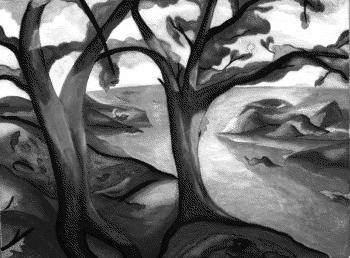
%> input picture ML_Coursera/Matlab_Es4/trees_gray.bmp, 350 x 258 px
$ octave Exercises4.m   (GNU Octave 9; MATLAB toolbox functions it lacks are replaced by stand-ins)
%> lines starting %> are read from the running program, lines starting %| are printed output that depends on the picture; in (x1, y1, x2, y2) boxes, pixels count from 0 and x2, y2 are one past the last pixel; in counts of white or black regions, pixels touching at a corner belong together; the program's own positions count from 1
%% ADVANCED TOPICS ON VIDEO PROCESSING 2ND MODULE %%%%%%%%%%%%%
%%%%%%%%%%%%%%%%%%%%%%%%%%%%%%%%%%%%%%%%%%%%%%%%%%%%%%%%%%%%%%%
%                   EXERCISES                                 %
%%%%%%%%%%%%%%%%%%%%%%%%%%%%%%%%%%%%%%%%%%%%%%%%%%%%%%%%%%%%%%%
%                  Exercises 4                                %
%%%%%%%%%%%%%%%%%%%%%%%%%%%%%%%%%%%%%%%%%%%%%%%%%%%%%%%%%%%%%%%
% Massimiliano Pierobon                                       %
%                                                             %
% Ph.D. student                                               %
% Politecnico di Milano                                       %
% DEI - Dipartimento di Elettronica e Informazione            %
% ISPG Lab V.le Rimembranze di Lambrate 14,                   %
% 20133 Milano (ITALY)                                        %
% Tel: +39 02 2399 9640                                       %
% Fax: +39 02 2399 9611                                       %
% e-mail: pierobon@elet.polimi.it                             %
%%%%%%%%%%%%%%%%%%%%%%%%%%%%%%%%%%%%%%%%%%%%%%%%%%%%%%%%%%%%%%%
% Modified by Daniela Donno for year 2008/09                  %
%%%%%%%%%%%%%%%%%%%%%%%%%%%%%%%%%%%%%%%%%%%%%%%%%%%%%%%%%%%%%%%
% modified by Emanuele Plebani for year 2011-2012             %
% e-mail: eplebani@elet.polimi.it                             %
%%%%%%%%%%%%%%%%%%%%%%%%%%%%%%%%%%%%%%%%%%%%%%%%%%%%%%%%%%%%%%%


%% Spatial filtering (Laplacian) to emphasize/extract contours
clc;
clear all;
close all;

A = imread('trees_gray.bmp'); % eg. Laplacian gives more thin edges
%> A is the input picture: size 258x350 uint8; min 0, max 255, mean 107.2
% A = imread('Lena_grayscale.bmp'); % eg. Laplacian emphasize noise
figure
imshow(A); title('Original image');
figure
surf(double(A)); colormap gray; shading interp;
title('Original image in 3D (luminance on z axis)');
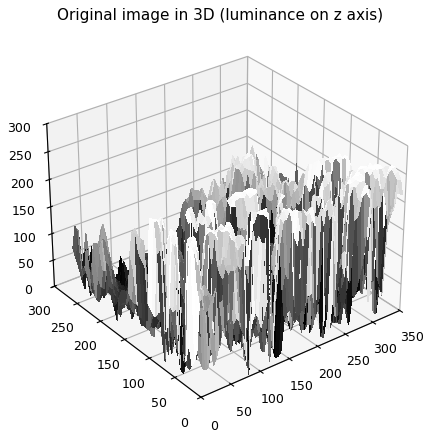
%> figure redrawn from the program's plot data

% Laplacian operator
% sum of h is zero , central pixel the importance
h = [1 1 1;
    1 -8 1;
    1 1 1];

% In A_h negative values are clipped to 0... only positive allowed!
%since we deal with positive values we see the imgae to be dark close to
%zero pixels
A_h = imfilter(A, h, 'symmetric', 'conv', 'same');
figure
imshow(A_h); title('Isotropic Laplacian (along 45 deg) - only values > 0');
figure
imshow(A-A_h);
title('Image with emphasized contours using only positive values');

% Laplacian operator that incorporate the difference with the image
% now both positive and negative values are considered
% (double contour problem)
% sum is 1
h = [-1 -1 -1;
    -1 9 -1;
    -1 -1 -1];
A_h = imfilter(A, h, 'symmetric', 'conv', 'same');
figure
imshow(A_h); title('Immagine with emphasized contours');

f_gaussian = fspecial('gaussian',5,1.5);%when used on high standard deviation gaussian equlas average


%% Contour extraction by spatial filtering (Gradient)
clc;
clear all;
close all;

A = imread('trees_gray.bmp');
% A = imread('Lena_grayscale.bmp');
figure
imshow(A); title('Original image');
figure
surf(double(A)); colormap gray; shading interp;
title('Original image in 3D (luminance on z axis)');

B = zeros(100,100); %black image 100 x 100
for i = 1: size(B)
    B(i,i:end) = 1;
end
B(1:20,:) = 0;
B(90:100,:) = 0;
figure()
imshow(B)

%% Roberts
h_x = [0 0 -1;
       0 1 0;
       0 0 0];

h_y = [-1 0 0;
       0 1 0;
       0 0 0];
A_h_x = imfilter(A, h_x, 'symmetric', 'conv', 'same');
A_h_y = imfilter(A, h_y, 'symmetric', 'conv', 'same');
A_h = abs(A_h_x) + abs(A_h_y);
A_h_thr = im2bw(A_h, 0.3);
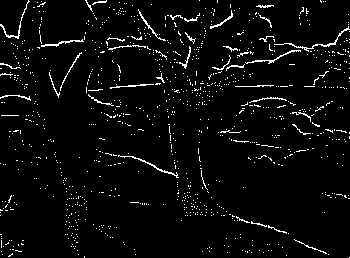
%> A_h_thr: size 258x350 logical; 4% white in thin lines or dots

figure
imshow(A_h_x); title('Roberts h_x');% higlihts variation in X direction
figure
imshow(A_h_y); title('Roberts h_y');% higlihts variation in Y direction
% [4 lines of commented-out code are left out]
figure
imshow(A_h); title('Roberts');
figure
imshow(A_h_thr); title('Roberts thr 0.3');

figure()
plot(A_h(10,:));%10nt row of original image
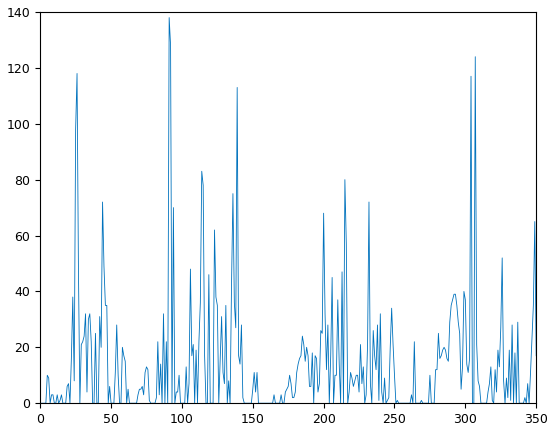
%> figure redrawn from the program's plot data; curve peaks at x = 91, y = 138

A_h_x = imfilter(B, h_x, 'symmetric', 'conv', 'same');
A_h_y = imfilter(B, h_y, 'symmetric', 'conv', 'same');
figure
imshow(A_h_x); title('Roberts h_x');% higlihts variation in X direction
figure
imshow(A_h_y); title('Roberts h_y');% higlihts variation in Y direction

%% Prewitt
close all
%East ,West , North, South
h_E = [-1 0 1;
       -1 0 1;
       -1 0 1];

h_NE = [0 1 1;
       -1 0 1;
       -1 -1 0];

h_N = [1 1 1;
       0 0 0;
       -1 -1 -1];

h_NW = [1 1 0;
        1 0 -1;
       0 -1 -1];

h_W = [1 0 -1;
       1 0 -1;
       1 0 -1];

h_SW = [0 -1 -1;
        1 0 -1;
        1 1 0];

h_S = [-1 -1 -1;
        0 0 0;
        1 1 1];

h_SE = [-1 -1 0;
       -1 0 1;
        0 1 1];
A_h_E = imfilter(A, h_E, 'symmetric', 'conv', 'same');
A_h_NE = imfilter(A, h_NE, 'symmetric', 'conv', 'same');
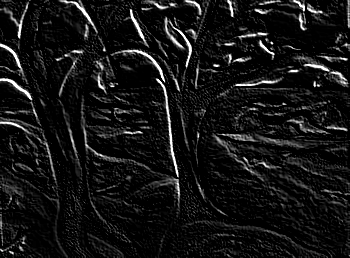
%> A_h_NE: size 258x350 uint8; min 0, max 255, mean 20.6
A_h_N = imfilter(A, h_N, 'symmetric', 'conv', 'same');
A_h_NW = imfilter(A, h_NW, 'symmetric', 'conv', 'same');
A_h_W = imfilter(A, h_W, 'symmetric', 'conv', 'same');
A_h_SW = imfilter(A, h_SW, 'symmetric', 'conv', 'same');
A_h_S = imfilter(A, h_S, 'symmetric', 'conv', 'same');
A_h_SE = imfilter(A, h_SE, 'symmetric', 'conv', 'same');
A_h = max(A_h_E,A_h_NE);
A_h = max(A_h,A_h_N);
A_h = max(A_h,A_h_NW);
A_h = max(A_h,A_h_W);
A_h = max(A_h,A_h_SW);
A_h = max(A_h,A_h_S);
A_h = max(A_h,A_h_SE);
A_h_thr = im2bw(A_h, 0.3);
%> A_h_thr: size 258x350 logical; 25.4% white; 794 white regions (753 under 20 px), largest, box (x1, y1, x2, y2) and area: (67, 0, 210, 212) 6051, (186, 0, 350, 258) 5431, (213, 96, 350, 176) 2712

figure
imshow(A_h_E); title('Prewitt E');
figure
imshow(A_h_NE); title('Prewitt NE');
figure
imshow(A_h_N); title('Prewitt N');
figure
imshow(A_h_NW); title('Prewitt NW');
figure
imshow(A_h_W); title('Prewitt W');
figure
imshow(A_h_SW); title('Prewitt SW');
figure
imshow(A_h_S); title('Prewitt S');
figure
imshow(A_h_SE); title('Prewitt SE');
figure
pause

imshow(A_h); title('Prewitt');
figure
imshow(A_h_thr); title('Prewitt thr 0.3');


%% Sobel
close all

h_r = [1 0 -1;
       2 0 -2;
       1 0 -1];

h_c = [-1 -2 -1;
       0 0 0;
       1 2 1];

A_h_r = imfilter(A, h_r, 'symmetric', 'conv', 'same');
A_h_c = imfilter(A, h_c, 'symmetric', 'conv', 'same');
A_h = sqrt(double(A_h_r).^2 + double(A_h_c).^2);
%> A_h: size 258x350 double
%rescale
A_h_resc = (A_h - min(min(A_h))) / (max(max(A_h)) - min(min(A_h))) * 255;
A_h_resc_thr = im2bw(uint8(A_h_resc), 0.3);
%> A_h_resc_thr: size 258x350 logical; 13.8% white in thin lines or dots
figure
imshow(A_h_r); title('Sobel row');
figure
imshow(A_h_c); title('Sobel column');
figure
imshow(uint8(A_h_resc)); title('Sobel');
figure
imshow(A_h_resc_thr); title('Sobel thr 0.3');

%% Frei-Chen
close all
h_r = [1 0 -1;
       sqrt(2) 0 -sqrt(2);
       1 0 -1];

h_c = [-1 -sqrt(2) -1;
       0 0 0;
       1 sqrt(2) 1];

A_h_r = imfilter(A, h_r, 'symmetric', 'conv', 'same');
A_h_c = imfilter(A, h_c, 'symmetric', 'conv', 'same');

A_h = sqrt(double(A_h_r).^2 + double(A_h_c).^2);
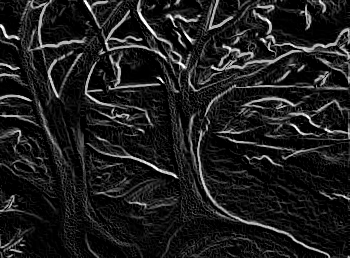
%> A_h: size 258x350 double; min 0, max 360.6, mean 42.3; drawn with min black and max white
A_h_resc = (A_h - min(min(A_h))) / (max(max(A_h)) - min(min(A_h))) * 255;
A_h_resc_thr = im2bw(uint8(A_h_resc), 0.3);
%> A_h_resc_thr: size 258x350 logical; 11.1% white in thin lines or dots
figure
imshow(A_h_r); title('Frei-Chen row');
figure
imshow(A_h_c); title('Frei-Chen column');
figure
imshow(uint8(A_h_resc)); title('Frei-Chen');
figure
imshow(A_h_resc_thr); title('Frei-Chen thr 0.3');


%% Contour extraction by spatial filtering (Gradient) - Matlab filters

clc;
clear all;
close all;

A = imread('trees_gray.bmp');
figure
imshow(A);

% Default filters in Matlab...

h = fspecial('prewitt');
% h = fspecial('sobel');

% using symmetric the image is extended with mirrored values
% to avoid contour detection on the border
A_h_H = imfilter(A, h, 'symmetric', 'conv', 'same');
figure
imshow(A_h_H); title('Filtered image using horizontal Prewitt kernel');
A_h_H_thr = im2bw(A_h_H, 0.3);
%> A_h_H_thr: size 258x350 logical; 8.1% white in thin lines or dots
figure
imshow(A_h_H_thr);
title('Filtered image using horizontal Prewitt kernel with thr 0.3');
pause

A_h_V = imfilter(A, h', 'symmetric', 'conv', 'same');
figure
imshow(A_h_V); title('Filtered image using vertical Prewitt kernel');
A_h_V_thr = im2bw(A_h_V, 0.3);
%> A_h_V_thr: size 258x350 logical; 6.6% white in thin lines or dots
figure
imshow(A_h_V_thr);
title('Filtered image using vertical Prewitt kernel with thr 0.3');
pause

% Prewitt method
A_h_H_V = max(A_h_H, A_h_V);
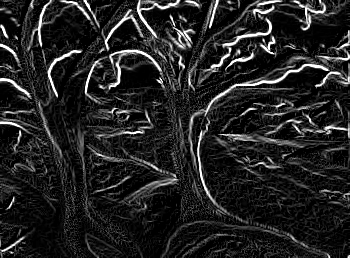
%> A_h_H_V: size 258x350 uint8; min 0, max 255, mean 35.1
figure
imshow(A_h_H);
title('Filtered image using Prewitt method (only V and H kernels)');
A_h_H_V_thr = im2bw(A_h_H_V, 0.3);
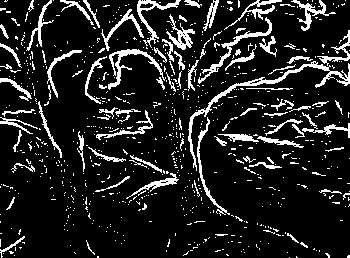
%> A_h_H_V_thr: size 258x350 logical; 13.1% white in thin lines or dots
figure
imshow(A_h_H_V_thr);
title('Filtered image using Prewitt method with thr 0.3 (V and H)');
pause
